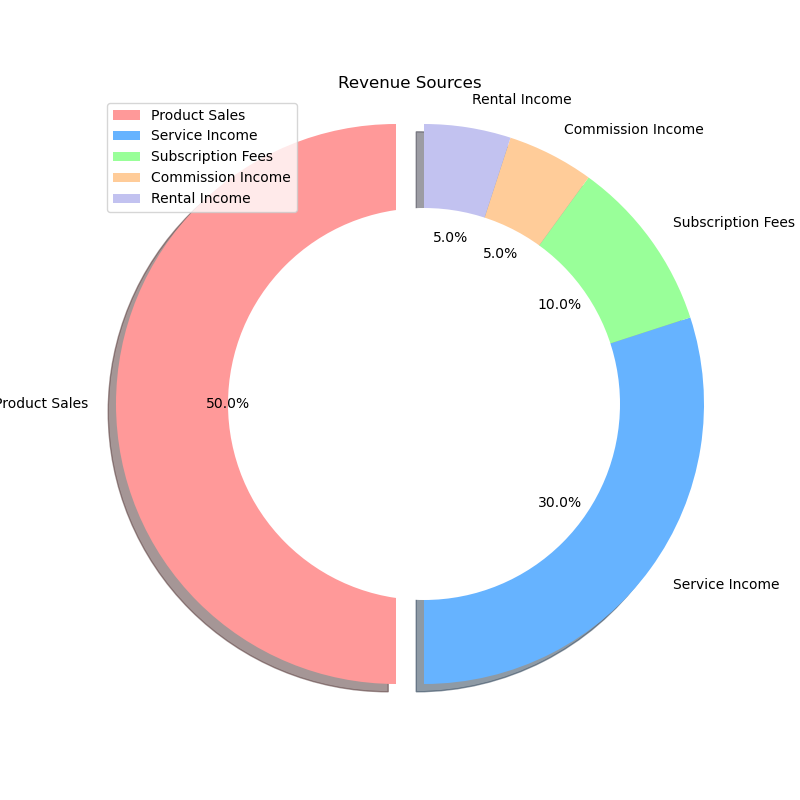

Python code for this plot:

import matplotlib.pyplot as plt

# Data from the provided table
data = [
    {'Source': 'Product Sales', 'Percentage of Revenue': '50%'},
    {'Source': 'Service Income', 'Percentage of Revenue': '30%'},
    {'Source': 'Subscription Fees', 'Percentage of Revenue': '10%'},
    {'Source': 'Commission Income', 'Percentage of Revenue': '5%'},
    {'Source': 'Rental Income', 'Percentage of Revenue': '5%'}
]

# Extracting the labels and the corresponding percentages
labels = [item['Source'] for item in data]
percentages = [float(item['Percentage of Revenue'].strip('%')) for item in data]

# Colors to distinguish each section
colors = ['#ff9999','#66b3ff','#99ff99','#ffcc99', '#c2c2f0']

# Explode the first slice (Product Sales) to highlight it
explode = (0.1, 0, 0, 0, 0)

# Create a pie chart
plt.figure(figsize=(8, 8))
plt.pie(percentages, explode=explode, labels=labels, colors=colors, autopct='%1.1f%%', shadow=True, startangle=90)

# Draw a circle at the center to turn it into a donut chart
centre_circle = plt.Circle((0,0),0.70,fc='white')
fig = plt.gcf()
fig.gca().add_artist(centre_circle)

# Equal aspect ratio ensures that pie is drawn as a circle.
plt.axis('equal')  

# Add a legend
plt.legend(labels, loc="best")

# Title for the chart
plt.title('Revenue Sources')

# Show the chart
plt.show()
